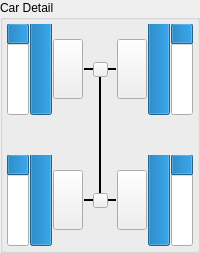
         <widget class="QGroupBox" name="panel_car">
          <property name="title">
           <string>Car Detail</string>
          </property>
          <layout class="QGridLayout" name="gridLayout_6" columnstretch="0,0,0,0,0,0,0">
           <property name="leftMargin">
            <number>4</number>
           </property>
           <property name="topMargin">
            <number>4</number>
           </property>
           <property name="rightMargin">
            <number>4</number>
           </property>
           <property name="bottomMargin">
            <number>4</number>
           </property>
           <property name="horizontalSpacing">
            <number>1</number>
           </property>
           <property name="verticalSpacing">
            <number>0</number>
           </property>
           <item row="2" column="5">
            <widget class="QProgressBar" name="bar_temp_br">
             <property name="value">
              <number>100</number>
             </property>
             <property name="alignment">
              <set>Qt::AlignCenter</set>
             </property>
             <property name="textVisible">
              <bool>false</bool>
             </property>
             <property name="orientation">
              <enum>Qt::Vertical</enum>
             </property>
            </widget>
           </item>
           <item row="0" column="0">
            <widget class="QProgressBar" name="bar_spring_fl">
             <property name="value">
              <number>24</number>
             </property>
             <property name="textVisible">
              <bool>false</bool>
             </property>
             <property name="orientation">
              <enum>Qt::Vertical</enum>
             </property>
             <property name="invertedAppearance">
              <bool>true</bool>
             </property>
            </widget>
           </item>
           <item row="0" column="4">
            <widget class="QPushButton" name="wheel_fr">
             <property name="sizePolicy">
              <sizepolicy hsizetype="Expanding" vsizetype="Expanding">
               <horstretch>0</horstretch>
               <verstretch>0</verstretch>
              </sizepolicy>
             </property>
             <property name="maximumSize">
              <size>
               <width>30</width>
               <height>60</height>
              </size>
             </property>
             <property name="text">
              <string/>
             </property>
            </widget>
           </item>
           <item row="1" column="1">
            <spacer name="verticalSpacer">
             <property name="orientation">
              <enum>Qt::Vertical</enum>
             </property>
             <property name="sizeHint" stdset="0">
              <size>
               <width>20</width>
               <height>40</height>
              </size>
             </property>
            </spacer>
           </item>
           <item row="0" column="5">
            <widget class="QProgressBar" name="bar_temp_fr">
             <property name="value">
              <number>100</number>
             </property>
             <property name="alignment">
              <set>Qt::AlignCenter</set>
             </property>
             <property name="textVisible">
              <bool>false</bool>
             </property>
             <property name="orientation">
              <enum>Qt::Vertical</enum>
             </property>
            </widget>
           </item>
           <item row="2" column="4">
            <widget class="QPushButton" name="wheel_br">
             <property name="sizePolicy">
              <sizepolicy hsizetype="Expanding" vsizetype="Expanding">
               <horstretch>0</horstretch>
               <verstretch>0</verstretch>
              </sizepolicy>
             </property>
             <property name="maximumSize">
              <size>
               <width>30</width>
               <height>60</height>
              </size>
             </property>
             <property name="text">
              <string/>
             </property>
            </widget>
           </item>
           <item row="0" column="3">
            <layout class="QGridLayout" name="gridLayout_2">
             <property name="spacing">
              <number>0</number>
             </property>
             <item row="2" column="2">
              <widget class="Line" name="shaft_2">
               <property name="frameShadow">
                <enum>QFrame::Plain</enum>
               </property>
               <property name="lineWidth">
                <number>2</number>
               </property>
               <property name="orientation">
                <enum>Qt::Horizontal</enum>
               </property>
              </widget>
             </item>
             <item row="2" column="0">
              <widget class="Line" name="shaft_1">
               <property name="frameShadow">
                <enum>QFrame::Plain</enum>
               </property>
               <property name="lineWidth">
                <number>2</number>
               </property>
               <property name="orientation">
                <enum>Qt::Horizontal</enum>
               </property>
              </widget>
             </item>
             <item row="2" column="1">
              <widget class="QPushButton" name="diff_f">
               <property name="maximumSize">
                <size>
                 <width>15</width>
                 <height>15</height>
                </size>
               </property>
               <property name="text">
                <string/>
               </property>
              </widget>
             </item>
             <item row="3" column="0" colspan="3">
              <layout class="QHBoxLayout" name="horizontalLayout_4">
               <property name="spacing">
                <number>0</number>
               </property>
               <item>
                <spacer name="horizontalSpacer_10">
                 <property name="orientation">
                  <enum>Qt::Horizontal</enum>
                 </property>
                 <property name="sizeHint" stdset="0">
                  <size>
                   <width>0</width>
                   <height>0</height>
                  </size>
                 </property>
                </spacer>
               </item>
               <item>
                <widget class="Line" name="shaft_3">
                 <property name="sizePolicy">
                  <sizepolicy hsizetype="Fixed" vsizetype="Expanding">
                   <horstretch>0</horstretch>
                   <verstretch>0</verstretch>
                  </sizepolicy>
                 </property>
                 <property name="frameShadow">
                  <enum>QFrame::Plain</enum>
                 </property>
                 <property name="lineWidth">
                  <number>2</number>
                 </property>
                 <property name="orientation">
                  <enum>Qt::Vertical</enum>
                 </property>
                </widget>
               </item>
               <item>
                <spacer name="horizontalSpacer_9">
                 <property name="orientation">
                  <enum>Qt::Horizontal</enum>
                 </property>
                 <property name="sizeHint" stdset="0">
                  <size>
                   <width>0</width>
                   <height>0</height>
                  </size>
                 </property>
                </spacer>
               </item>
              </layout>
             </item>
             <item row="1" column="1">
              <spacer name="verticalSpacer_16">
               <property name="orientation">
                <enum>Qt::Vertical</enum>
               </property>
               <property name="sizeHint" stdset="0">
                <size>
                 <width>0</width>
                 <height>0</height>
                </size>
               </property>
              </spacer>
             </item>
            </layout>
           </item>
           <item row="2" column="1">
            <widget class="QProgressBar" name="bar_temp_bl">
             <property name="value">
              <number>100</number>
             </property>
             <property name="alignment">
              <set>Qt::AlignCenter</set>
             </property>
             <property name="textVisible">
              <bool>false</bool>
             </property>
             <property name="orientation">
              <enum>Qt::Vertical</enum>
             </property>
            </widget>
           </item>
           <item row="2" column="2">
            <widget class="QPushButton" name="wheel_bl">
             <property name="sizePolicy">
              <sizepolicy hsizetype="Expanding" vsizetype="Expanding">
               <horstretch>0</horstretch>
               <verstretch>0</verstretch>
              </sizepolicy>
             </property>
             <property name="maximumSize">
              <size>
               <width>30</width>
               <height>60</height>
              </size>
             </property>
             <property name="text">
              <string/>
             </property>
            </widget>
           </item>
           <item row="0" column="1">
            <widget class="QProgressBar" name="bar_temp_fl">
             <property name="value">
              <number>100</number>
             </property>
             <property name="alignment">
              <set>Qt::AlignCenter</set>
             </property>
             <property name="textVisible">
              <bool>false</bool>
             </property>
             <property name="orientation">
              <enum>Qt::Vertical</enum>
             </property>
            </widget>
           </item>
           <item row="2" column="3">
            <layout class="QGridLayout" name="gridLayout_3">
             <property name="spacing">
              <number>0</number>
             </property>
             <item row="1" column="0">
              <widget class="Line" name="shaft_6">
               <property name="frameShadow">
                <enum>QFrame::Plain</enum>
               </property>
               <property name="lineWidth">
                <number>2</number>
               </property>
               <property name="orientation">
                <enum>Qt::Horizontal</enum>
               </property>
              </widget>
             </item>
             <item row="2" column="1">
              <spacer name="verticalSpacer_17">
               <property name="orientation">
                <enum>Qt::Vertical</enum>
               </property>
               <property name="sizeHint" stdset="0">
                <size>
                 <width>0</width>
                 <height>0</height>
                </size>
               </property>
              </spacer>
             </item>
             <item row="1" column="2">
              <widget class="Line" name="shaft_7">
               <property name="frameShadow">
                <enum>QFrame::Plain</enum>
               </property>
               <property name="lineWidth">
                <number>2</number>
               </property>
               <property name="orientation">
                <enum>Qt::Horizontal</enum>
               </property>
              </widget>
             </item>
             <item row="1" column="1">
              <widget class="QPushButton" name="diff_b">
               <property name="maximumSize">
                <size>
                 <width>15</width>
                 <height>15</height>
                </size>
               </property>
               <property name="text">
                <string/>
               </property>
              </widget>
             </item>
             <item row="0" column="0" colspan="3">
              <layout class="QHBoxLayout" name="horizontalLayout_5">
               <item>
                <spacer name="horizontalSpacer_12">
                 <property name="orientation">
                  <enum>Qt::Horizontal</enum>
                 </property>
                 <property name="sizeHint" stdset="0">
                  <size>
                   <width>0</width>
                   <height>0</height>
                  </size>
                 </property>
                </spacer>
               </item>
               <item>
                <widget class="Line" name="shaft_5">
                 <property name="sizePolicy">
                  <sizepolicy hsizetype="Fixed" vsizetype="Expanding">
                   <horstretch>0</horstretch>
                   <verstretch>0</verstretch>
                  </sizepolicy>
                 </property>
                 <property name="frameShadow">
                  <enum>QFrame::Plain</enum>
                 </property>
                 <property name="lineWidth">
                  <number>2</number>
                 </property>
                 <property name="orientation">
                  <enum>Qt::Vertical</enum>
                 </property>
                </widget>
               </item>
               <item>
                <spacer name="horizontalSpacer_11">
                 <property name="orientation">
                  <enum>Qt::Horizontal</enum>
                 </property>
                 <property name="sizeHint" stdset="0">
                  <size>
                   <width>0</width>
                   <height>0</height>
                  </size>
                 </property>
                </spacer>
               </item>
              </layout>
             </item>
            </layout>
           </item>
           <item row="1" column="3">
            <layout class="QHBoxLayout" name="horizontalLayout_2">
             <property name="spacing">
              <number>0</number>
             </property>
             <item>
              <spacer name="horizontalSpacer_6">
               <property name="orientation">
                <enum>Qt::Horizontal</enum>
               </property>
               <property name="sizeHint" stdset="0">
                <size>
                 <width>0</width>
                 <height>0</height>
                </size>
               </property>
              </spacer>
             </item>
             <item>
              <widget class="Line" name="shaft_4">
               <property name="frameShadow">
                <enum>QFrame::Plain</enum>
               </property>
               <property name="lineWidth">
                <number>2</number>
               </property>
               <property name="orientation">
                <enum>Qt::Vertical</enum>
               </property>
              </widget>
             </item>
             <item>
              <spacer name="horizontalSpacer_7">
               <property name="orientation">
                <enum>Qt::Horizontal</enum>
               </property>
               <property name="sizeHint" stdset="0">
                <size>
                 <width>0</width>
                 <height>0</height>
                </size>
               </property>
              </spacer>
             </item>
            </layout>
           </item>
           <item row="0" column="2">
            <widget class="QPushButton" name="wheel_fl">
             <property name="sizePolicy">
              <sizepolicy hsizetype="Expanding" vsizetype="Expanding">
               <horstretch>0</horstretch>
               <verstretch>0</verstretch>
              </sizepolicy>
             </property>
             <property name="maximumSize">
              <size>
               <width>30</width>
               <height>60</height>
              </size>
             </property>
             <property name="text">
              <string/>
             </property>
            </widget>
           </item>
           <item row="0" column="6">
            <widget class="QProgressBar" name="bar_spring_fr">
             <property name="value">
              <number>24</number>
             </property>
             <property name="textVisible">
              <bool>false</bool>
             </property>
             <property name="orientation">
              <enum>Qt::Vertical</enum>
             </property>
             <property name="invertedAppearance">
              <bool>true</bool>
             </property>
            </widget>
           </item>
           <item row="2" column="0">
            <widget class="QProgressBar" name="bar_spring_bl">
             <property name="value">
              <number>24</number>
             </property>
             <property name="textVisible">
              <bool>false</bool>
             </property>
             <property name="orientation">
              <enum>Qt::Vertical</enum>
             </property>
             <property name="invertedAppearance">
              <bool>true</bool>
             </property>
            </widget>
           </item>
           <item row="2" column="6">
            <widget class="QProgressBar" name="bar_spring_br">
             <property name="value">
              <number>24</number>
             </property>
             <property name="textVisible">
              <bool>false</bool>
             </property>
             <property name="orientation">
              <enum>Qt::Vertical</enum>
             </property>
             <property name="invertedAppearance">
              <bool>true</bool>
             </property>
            </widget>
           </item>
          </layout>
         </widget>
